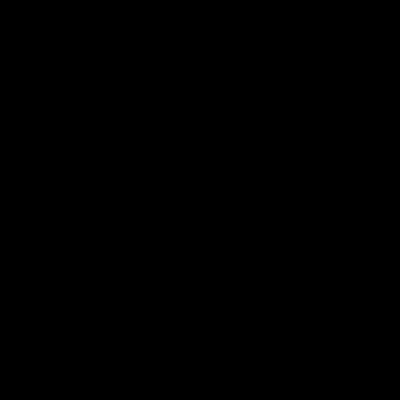
Frame 1 (no input)
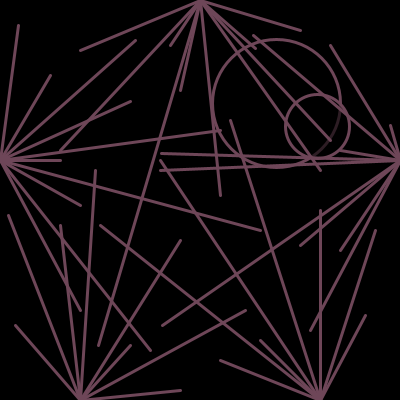
Frame 60 (the mouse pressed at the canvas centre just before this capture)
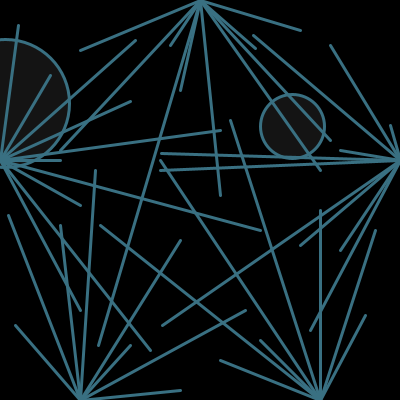
Frame 120 (the mouse held since frame 60 and released just before this capture)

The Processing sketch that drew these frames (run headless with seeded random() and noise(); from frame 60 on, the mouse is pressed at the canvas centre):

// Processing sketch: processing_116260
// ── processing_116260.pde

/*   Homework Six - Algorithm (Timer & Collision Detection Composition
     Sabrina Pardus 
*/

Pentagon pentagon;
Timer timer;
Ball ball1;
Ball ball2;

// Arrays of x2 position of pentagon
int [] xTopPentagon = {80, 60, 170, 98, 180, 220, 320, 330, 255, 300};
int [] xLeftPentagon = {18, 50, 135, 130, 220, 60, 260, 80, 150, 80};
int [] xRightPentagon = {330, 253, 390, 340, 340, 161, 160, 162, 300, 310};
int [] xBottomLeftPentagon = {15, 8, 60, 95, 180, 130, 245, 180};
int [] xBottomRightPentagon = {220, 100, 260, 160, 230, 320, 375, 365};

// Arrays of y2 position of pentagon
int [] yTopPentagon = {50, 150, 45, 345, 90, 195, 170, 140, 48, 30};
int [] yLeftPentagon = {25, 75, 40, 101, 130, 160, 230, 205, 350, 310};
int [] yRightPentagon = {45, 35, 125, 150, 250, 153, 170, 325, 245, 330};
int [] yBottomLeftPentagon = {325, 215, 225, 170, 240, 345, 310, 390};
int [] yBottomRightPentagon = {360, 225, 340, 160, 120, 210, 230, 315};

void setup() {
  size (400,400);
  smooth();
  
  // Initalize balls
  ball1 = new Ball(64);
  ball2 = new Ball(32);
  
  // Initialize pentagon
  pentagon = new Pentagon(0, 4, 390, 4, xTopPentagon, xLeftPentagon, xRightPentagon, xBottomLeftPentagon, 
    xBottomRightPentagon, yTopPentagon, yLeftPentagon, yRightPentagon, yBottomLeftPentagon, yBottomRightPentagon);
 
  // Initalize timer
  timer = new Timer(1000);
  timer.start();
}

void draw() {
  background(0);
  smooth();
  
  // Move and display balls
  ball1.move();
  ball2.move();
  if (ball1.intersect(ball2)) {
    ball1.highlight();
    ball2.highlight();
  }
  ball1.display();
  ball2.display();
    
  // Timed drawing of random colors
  if (timer.isFinished()) {
    stroke(timer.randColors());
    timer.start();
  }
  strokeWeight(3);
  
  // Operator Composition Objects
  pentagon.createTopPentagon(xTopPentagon, yTopPentagon);
  pentagon.createRightPentagon(xRightPentagon, yRightPentagon);
  pentagon.createLeftPentagon(xLeftPentagon, yLeftPentagon);
  pentagon.createBottomLeftPentagon(xBottomLeftPentagon, yBottomLeftPentagon);
  pentagon.createBottomRightPentagon(xBottomRightPentagon, yBottomRightPentagon);  
}

class Ball {
  float r;
  float x, y;
  float xspeed, yspeed;
  color c = color(100,50);
  
  // Constructor
  Ball (float tempR) {
    r = tempR;
    x = random(width);
    y = random(height);
    xspeed = random(-5, 5);
    yspeed = random(-5, 5);
  }
  
  void move() {
    x += xspeed;  // Increment x
    y += yspeed;   // Increment y
    
    // Check horizontal edges
    if (x > width || x < 0) {
      xspeed *= -1;
    }
    
    // Check vertical edges 
    if (y > height || y >0) {
      yspeed *= -1;
    }
  }
  
  void highlight() {
    c = color (0, 150);
  }
  
  // Draw the ball 
  void display() {
    fill (c);
    ellipse(x, y, r*2, r*2);
    c = color(100, 50);
  }
  
  // Checks for intersection
  boolean intersect (Ball b) {
    float distance = dist(x, y, b.x, b.y);    // Calculate distance
    if (distance < r + b.r) {                 // Compare distance to sum of radii
      return true;
    }
    else {
      return false;
    }
  }
}

class Pentagon {
  // Variables to move rectangles across the screen
  int x;
  int xSpeed;
  int y;
  int ySpeed;
  
  // Arrays of x2 positions to draw top, left, right, bottom-left, and bottom-right of pentagon
  int [] xTopPentagon;
  int [] xRightPentagon;
  int [] xLeftPentagon;
  int [] xBottomLeftPentagon;
  int [] xBottomRightPentagon;
  
  // Arrays of y2 positions to draw top, left, right, bottom-left, and bottom-right of pentagon
  int [] yTopPentagon;
  int [] yRightPentagon;
  int [] yLeftPentagon;
  int [] yBottomLeftPentagon;
  int [] yBottomRightPentagon;
  
 
  Pentagon(int tempX, int tempXSpeed, int tempY, int tempYSpeed, int [] tempXTopPentagon, int [] tempXLeftPentagon,
     int [] tempXRightPentagon, int [] tempXBottomLeftPentagon, int [] tempXBottomRightPentagon, int [] tempYTopPentagon, 
     int [] tempYLeftPentagon, int [] tempYRightPentagon, int [] tempYBottomLeftPentagon, int [] tempYBottomRightPentagon) {
     x = tempX;
     xSpeed = tempXSpeed;
     y = tempY;
     ySpeed = tempYSpeed;
     xTopPentagon = tempXTopPentagon;
     xLeftPentagon = tempXLeftPentagon;
     xRightPentagon = tempXRightPentagon;
     xBottomLeftPentagon = tempXBottomLeftPentagon;
     xBottomRightPentagon = tempXBottomRightPentagon;  
     yTopPentagon = tempYTopPentagon;
     yLeftPentagon = tempYLeftPentagon;
     yRightPentagon = tempYRightPentagon;
     yBottomLeftPentagon = tempYBottomLeftPentagon;
     yBottomRightPentagon = tempYBottomRightPentagon;    
   }
   
   // Create the pentagon
   void createTopPentagon(int[] x2, int[] y2) {
     for (int i = 0; i < x2.length; i++) {      
       line (200, 0, x2[i], y2[i]);
     }
   }
   
   void createRightPentagon (int[] x2, int[] y2) {
     for (int i = 0; i < x2.length; i++) {      
       line (400, 160, x2[i], y2[i]);
     }     
   }
   
   void createLeftPentagon (int[] x2, int[] y2) {
     for (int i = 0; i < x2.length; i++) {      
       line (0, 160, x2[i], y2[i]);
     }    
   }
   
   void createBottomLeftPentagon (int[] x2, int[] y2) {
     for (int i = 0; i < x2.length; i++) {      
       line (80, 400, x2[i], y2[i]);
     }  
   }
   
   void createBottomRightPentagon (int[] x2, int[] y2) {
     for (int i = 0; i < x2.length; i++) {      
       line (320, 400, x2[i], y2[i]);
     }
   }
}
     





class Timer {
  int savedTime;    // When Timer started
  int totalTime;    // How long Timer should last
  
  Timer (int tempTotalTime) {
    totalTime = tempTotalTime;
  }
  
  // Starting the timer
  void start() {
    savedTime = millis();
  }
  
  // Random colors
   color randColors() {
     float r = random(55,220);
     float g = random(55,220);
     float b = random(55,220);
     return color(r,g,b);
   }

  boolean isFinished () {
    // Check how much time has passed
    int passedTime = millis() - savedTime;
    if (passedTime > totalTime) {
      return true;
    } else {
      return false;
    }
  }
}
